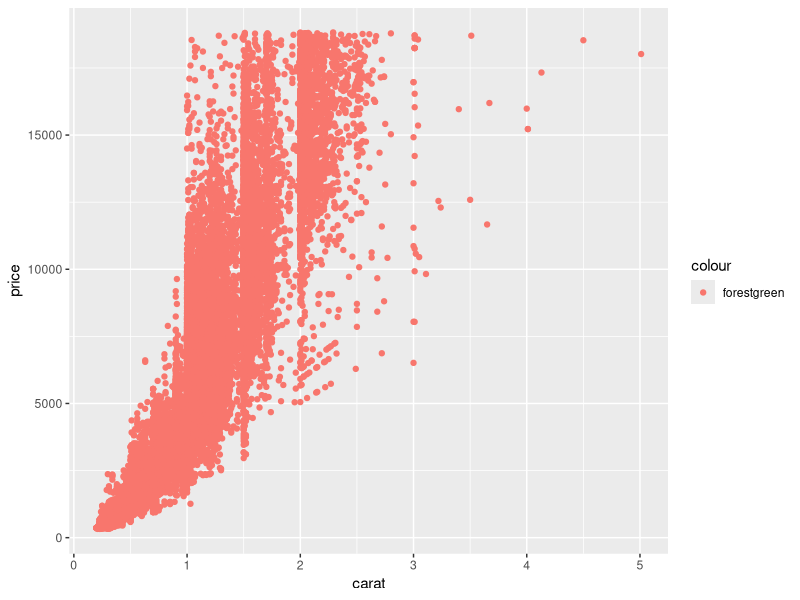

This chart was generated by the following R code:
## ---- chunk 1
#| message: false

# Broken Code
library(tidyverse)
data("diamonds", package = "ggplot2")
ggplot(diamonds, aes(x = carat, y = price, color = "forestgreen")) + 
  geom_point()
